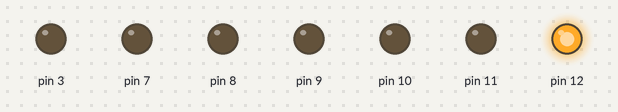
Simulated run of this sketch. Board: Arduino Uno, built with avr-gcc and run on an emulated ATmega328P. Shown: output pins drawn as LEDs (lit = HIGH).

Above: at 0.2 s.
At 1.2 s:
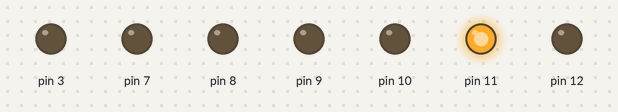
At 2.2 s:
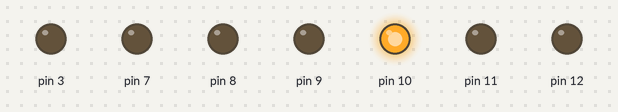
At 4.2 s:
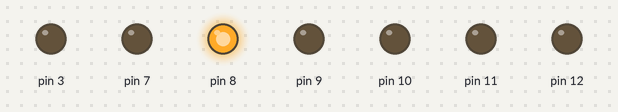
At 6.2 s:
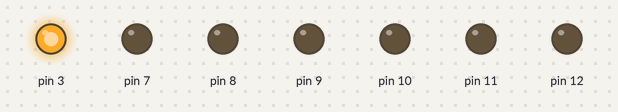
At 8.7 s:
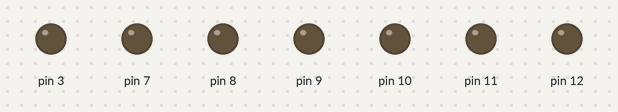
Timing chart, 0 to 9.1 s (numbered marks = the images above):
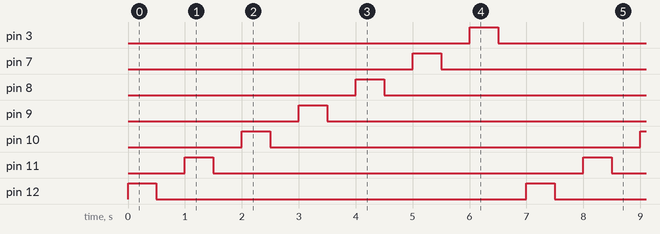

The sketch:

Codigo.ino
```cpp
/*
Teste esse circuito:
https://www.tinkercad.com/things/ggQ8CwsSxeT
*/

void setup()
{
  pinMode(12, OUTPUT);
  pinMode(11, OUTPUT);
  pinMode(10, OUTPUT);
  pinMode(9, OUTPUT);
  pinMode(8, OUTPUT);
  pinMode(7, OUTPUT);
  pinMode(3, OUTPUT);

}

void loop()
{
  digitalWrite(12, HIGH);
   delay(500);
  digitalWrite(12, LOW);
   delay(500);

  digitalWrite(11, HIGH);
    delay(500);
   digitalWrite(11, LOW);
   delay(500);

   digitalWrite(10, HIGH);
     delay(500);
  digitalWrite(10, LOW);
   delay(500);

   digitalWrite(9, HIGH);
    delay(500);
  digitalWrite(9, LOW);
   delay(500);

   digitalWrite(8, HIGH);
     delay(500);

  digitalWrite(8, LOW);
   delay(500);

   digitalWrite(7, HIGH);
    delay(500);
  digitalWrite(7, LOW);
   delay(500);

   digitalWrite(3, HIGH);
    delay(500);
   digitalWrite(3, LOW);
    delay(500);


}
```

Measured:
- by itself, pin 3, pin 7–12: alternates HIGH for 0.50 s and LOW for 6.5 s
- by itself, everything shown: repeats every 7.0 s, in 14 steps
